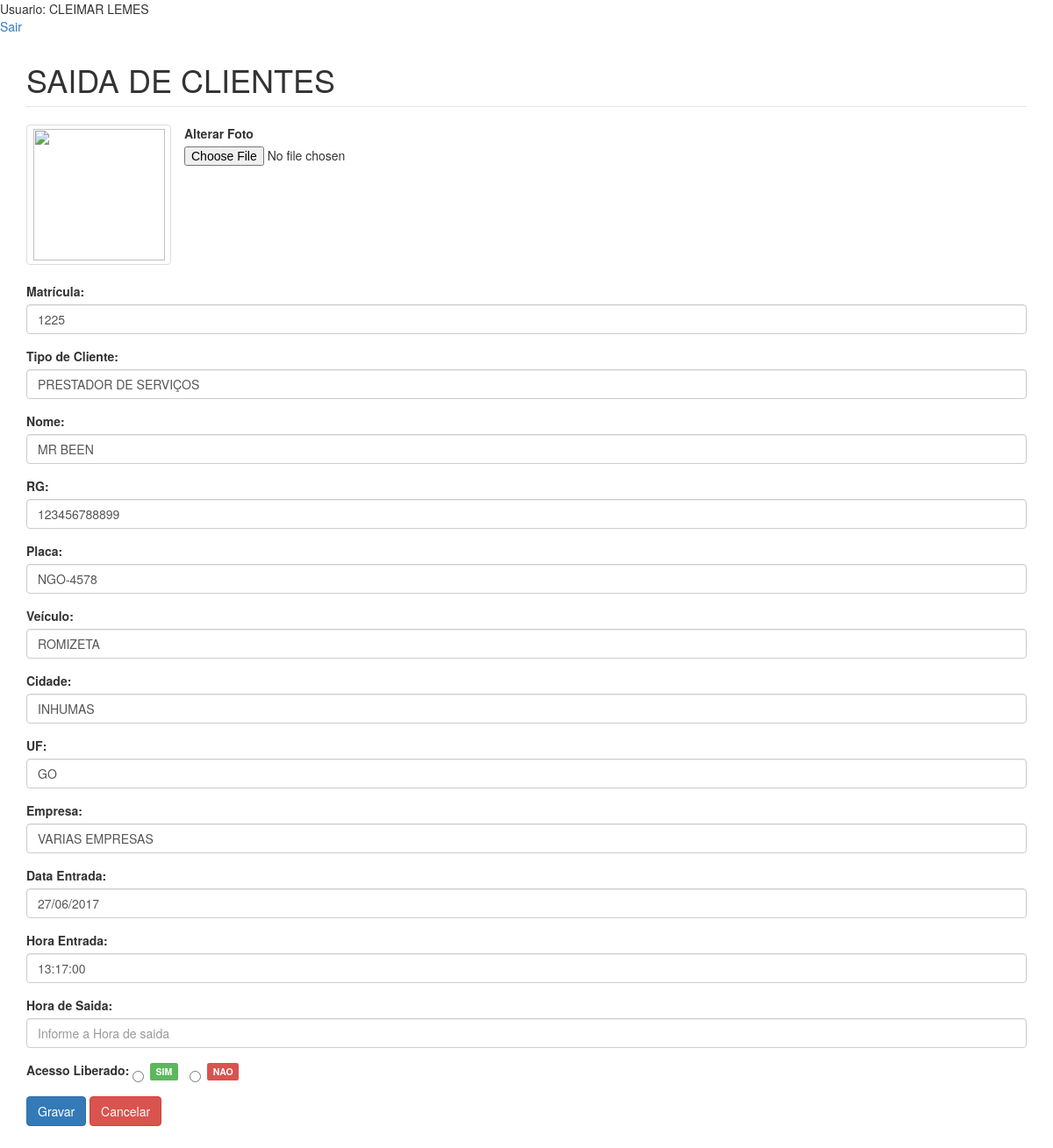
The app's page /editar.php?id=19 (signed in) with its own data.
### tables this page shows
CREATE TABLE IF NOT EXISTS `tb_entrada` (
  `id` int(5) NOT NULL AUTO_INCREMENT,
  `matricula` int(20) NOT NULL,
  `tipo` varchar(30) NOT NULL,
  `situacao` varchar(5) NOT NULL,
  `nome` varchar(50) NOT NULL,
  `identidade` varchar(30) NOT NULL,
  `placa` varchar(10) NOT NULL,
  `veiculo` varchar(30) NOT NULL,
  `cidade` varchar(20) NOT NULL,
  `uf` varchar(2) NOT NULL,
  `empresa` varchar(30) NOT NULL,
  `dataentrada` varchar(20) NOT NULL,
  `horaentrada` varchar(20) NOT NULL,
  `horasaida` varchar(8) NOT NULL,
  `foto` varchar(200) NOT NULL,
  PRIMARY KEY (`id`),
  UNIQUE KEY `matricula` (`matricula`,`horasaida`)
);

### editar.php (the view, shortened to what this page needs)
<?
if(!isset($_SESSION["usuarioNome"]) and !isset($_SESSION["usuarioNome"]))
{
	header("Location:index.php");exit;
	}else {
	echo "Usuario: ". $_SESSION['usuarioNome'];
	}
?>
<br> <a href="sair.php">Sair</a>
<?php
$id_cliente = (isset($_GET['id'])) ? $_GET['id'] : '';
if (!empty($id_cliente) && is_numeric($id_cliente)):
	$conexao = conexao::getInstance();
	$sql = 'SELECT id, matricula, tipo, situacao, nome, identidade, placa, veiculo, cidade, uf, empresa, foto, dataentrada, horaentrada, horasaida FROM tb_entrada WHERE id = :id';
	$stm = $conexao->prepare($sql);
	$stm->bindValue(':id', $id_cliente);
	$stm->execute();
	$cliente = $stm->fetch(PDO::FETCH_OBJ);
endif;
?>
<!DOCTYPE html>
<html>
<head>
	<link rel="stylesheet" type="text/css" href="css/bootstrap.min.css">
	<link rel="stylesheet" type="text/css" href="css/custom.css">
</head>
<body>
	<div class='container'>
		<fieldset>
			<legend><h1>SAIDA DE CLIENTES</h1></legend>
			<?php if(empty($cliente)):?>
				<h3 class="text-center text-danger">Cliente não encontrado!</h3>
			<?php else: ?>
				<form action="action_foto.php" method="post" id='form-contato' enctype='multipart/form-data'>
					<div class="row">
						<label for="nome">Alterar Foto</label>
				      	<div class="col-md-2">
						    <a href="#" class="thumbnail">
						      <img src="fotos/<?=$cliente->foto?>" height="190" width="150" id="foto-cliente">
						    </a>
					  	</div>
					  	<input type="file" name="foto" id="foto" value="foto" >
				  	</div>
				    <div class="form-group">
					<label for="matricula">Matrícula:</label>
					<input type="matricula" class="form-control" id="matricula" name="matricula" value="<?=$cliente->matricula?>"placeholder="Informe a Matricula">
                    </div>
			    <div class="form-group">
			      <label for="tipo">Tipo de Cliente:</label>
                  <input type="tipo"  class="form-control" id="tipo" name="tipo" value="<?=$cliente->tipo?>"placeholder="Informe o Tipo de Cliente">
	            </div>
			    <div class="form-group">
			      <label for="nome">Nome:</label>
			      <input type="nome"  class="form-control" id="nome" maxlength="30" name="nome" value="<?=$cliente->nome?>"placeholder="Informe o Nome">
	            </div>
			    <div class="form-group">
			      <label for="identidade">RG:</label>
			      <input type="identidade"  class="form-control" id="identidade" maxlength="25" name="identidade" value="<?=$cliente->identidade?>"placeholder="Informe o RG">
	            </div>
			    <div class="form-group">
			      <label for="placa">Placa:</label>
			      <input type="placa"  class="form-control" id="placa" maxlength="12" name="placa" value="<?=$cliente->placa?>"placeholder="Informe a Placa">
	            </div>
			    <div class="form-group">
			      <label for="veiculo">Veículo:</label>
			      <input type="veiculo"  class="form-control" id="veiculo" maxlength="20" name="veiculo" value="<?=$cliente->veiculo?>"placeholder="Informe o Veiculo">
	            </div>
                <div class="form-group">
			      <label for="cidade">Cidade:</label>
			      <input type="cidade" class="form-control" id="cidade" maxlength="13" name="cidade" value="<?=$cliente->cidade?>"placeholder="Informe a Cidade">
	            </div>
			    <div class="form-group">
			      <label for="uf">UF:</label>
			      <input type="uf" class="form-control" id="uf" maxlength="3" name="uf" value="<?=$cliente->uf?>"placeholder="Informe o Estado">
	            </div>
			    <div class="form-group">
			      <label for="empresa">Empresa:</label>
			      <input type="empresa" class="form-control" id="empresa" maxlength="25" name="empresa" value="<?=$cliente->empresa?>"placeholder="Informe a Empresa">
		        </div>
			    <div class="form-group">
			      <label for="dataentrada">Data Entrada:</label>
			      <input type="dataentrada" class="form-control" id="dataentrada" maxlength="10" name="dataentrada" value="<?=$cliente->dataentrada?>"placeholder="Informe a Data">
		        </div>
				<div class="form-group">
			      <label for="horaentrada">Hora Entrada:</label>
			      <input type="horaentrada" class="form-control" id="horaentrada" maxlength="10" name="horaentrada" value="<?=$cliente->horaentrada?>"placeholder="Informe a Hora de entrada">
		        </div>
				<div class="form-group">
			      <label for="horasaida">Hora de Saida:</label>
			      <input type="horasaida" class="form-control" id="horasaida" maxlength="10" name="horasaida" value="<?=$cliente->horasaida?>"placeholder="Informe a Hora de saida">
		        </div>
                <div class="form-group">
                        <label for="acesso">Acesso Liberado:  </label>
			            <label class="radio-inline">
						<input type="radio"  name="situacao" value="1">
						<span class="label label-success">SIM</span>
	                   </label>
                 	   <label class="radio-inline">
						<input type="radio" name="situacao" value="2">
						<span class="label label-danger">NAO</span>
	                   </label>
               </div>
				    <button type="submit" class="btn btn-primary" id='botao'>
				      Gravar
				    </button>
				    <a href='r_entrada.php' class="btn btn-danger">Cancelar</a>
				</form>
			<?php endif; ?>
		</fieldset>
	</div>
</body>
</html>

### css/custom.css (style rules this page uses)
fieldset { margin:1% auto; }

### records on screen
tb_entrada: matricula "1225", tipo "PRESTADOR DE SERVIÇOS", nome "MR BEEN", identidade "123456788899", placa "NGO-4578", veiculo "ROMIZETA", cidade "INHUMAS", uf "GO", empresa "VARIAS EMPRESAS", dataentrada "27/06/2017", horaentrada "13:17:00"

### other values on screen
$_SESSION['usuarioNome'] "CLEIMAR LEMES"
